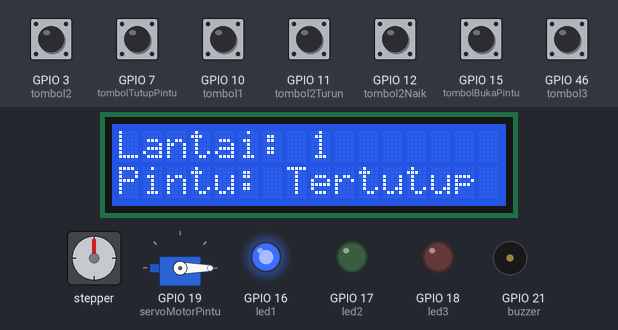
The program below on a simulated ESP32-S3. Shown: stepper motor, 16×2 character LCD, servo, output pins drawn as LEDs (lit = HIGH), buzzer (waves = sounding, pin HIGH). Wiring (from diagram.json): stepper motor driver (200 steps per turn assumed): step GPIO 5; direction GPIO 4; enable GPIO 6. The test bench sets the inputs (shaded band); at power-on: GPIO 3 (tombol2), GPIO 7 (tombolTutupPintu), GPIO 10 (tombol1), GPIO 11 (tombol2Turun), GPIO 12 (tombol2Naik), GPIO 15 (tombolBukaPintu), GPIO 46 (tombol3) HIGH. Pins used as bus, display or sensor lines are not drawn; what the program prints to the serial monitor is not drawn.

Above: at 1.2 s.
1.3 s: GPIO 3 (tombol2) pulled LOW for 0.15 s
At 4.3 s:
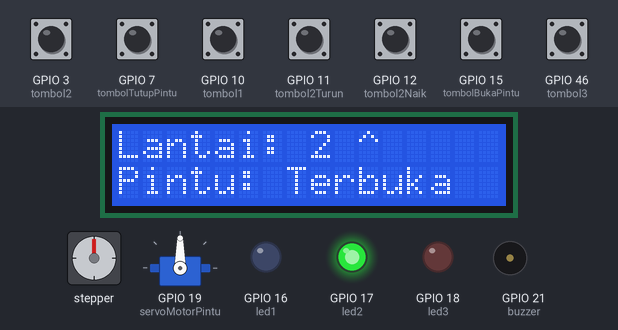
4.4 s: GPIO 10 (tombol1) pulled LOW for 0.15 s
At 7.3 s:
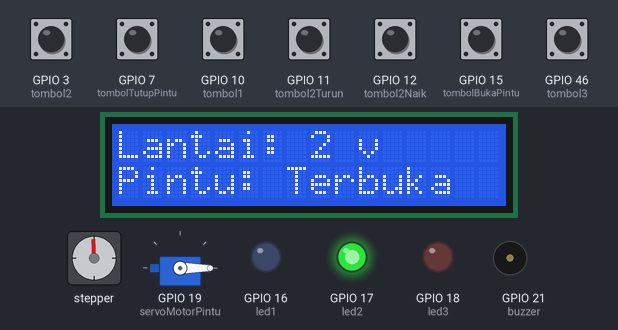
7.5 s: GPIO 12 (tombol2Naik) pulled LOW for 0.15 s
8.2 s: GPIO 15 (tombolBukaPintu) pulled LOW for 0.15 s
At 9.7 s:
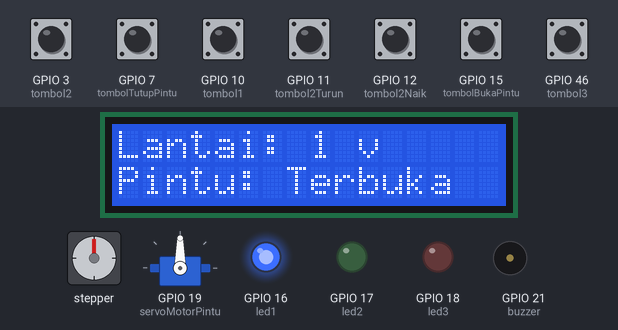
11.3 s: GPIO 11 (tombol2Turun) pulled LOW for 0.15 s
12.0 s: GPIO 46 (tombol3) pulled LOW for 0.15 s
At 18.09 s:
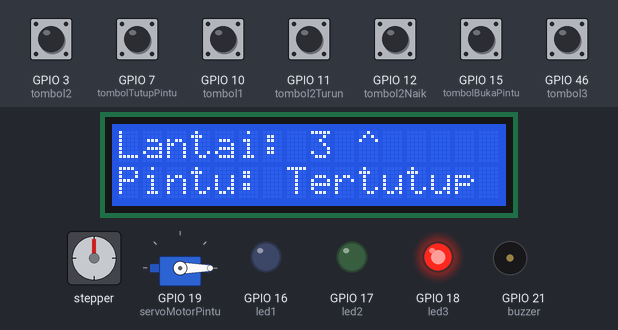
Timing chart, 0 to 18.9 s (numbered marks = the images above; inputs shaded):
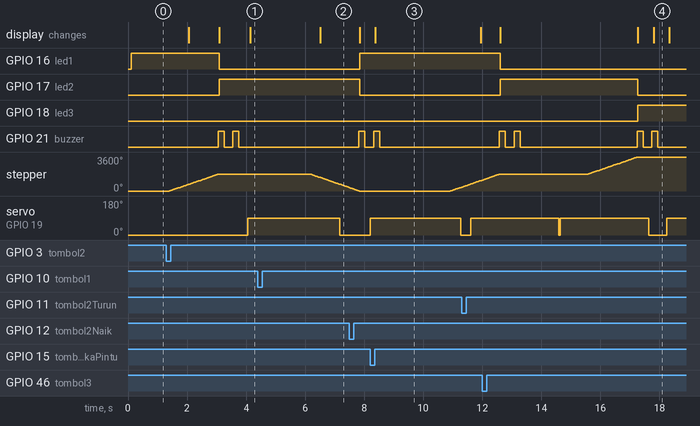

The program:

main.cpp
```cpp
#include <Wire.h>
#include <LiquidCrystal_I2C.h>
#include <ESP32Servo.h>

LiquidCrystal_I2C lcd(0x27, 16, 2);
Servo servoMotorPintu;

// Pin untuk motor stepper
const int pinStep = 5;
const int pinArah = 4;
const int pinEnable = 6;

// Tombol lantai
const int tombol1 = 10;
const int tombol2 = 3;
const int tombol3 = 46;

// Buzzer
const int buzzer = 21;

// Tombol lantai 2 (naik dan turun)
const int tombol2Naik = 12;    // Tombol naik di lantai 2
const int tombol2Turun = 11;   // Tombol turun di lantai 2

// Tombol manual buka/tutup pintu
const int tombolBukaPintu = 15;
const int tombolTutupPintu = 7;

// LED indikator lantai
const int led1 = 16;
const int led2 = 17;
const int led3 = 18;

int lantaiSekarang = 1;
bool pintuTerbuka = false;

// Arah pergerakan lift
enum Arah {
  DIAM,
  BERGERAK_NAIK,
  BERGERAK_TURUN
};

Arah arahSekarang = DIAM;

// Struktur permintaan lantai dengan arah
struct PermintaanLantai {
  int lantai;
  Arah arah;           // Arah yang diinginkan dari lantai tersebut
  bool dariDalam;      // True jika permintaan dari dalam lift
};

// Komponen RTOS
QueueHandle_t antrianLantai;         // Queue untuk permintaan lantai
SemaphoreHandle_t semaphoreLCD;      // Semaphore untuk akses LCD
SemaphoreHandle_t semaphorePintu;    // Binary semaphore untuk kontrol pintu
SemaphoreHandle_t mutexMotor;        // Mutex untuk akses motor stepper

// Array untuk tracking permintaan per lantai
bool permintaanNaik[4] = {false, false, false, false};     // Index 1-3 untuk lantai 1-3
bool permintaanTurun[4] = {false, false, false, false};    // Index 1-3 untuk lantai 1-3
bool permintaanDalam[4] = {false, false, false, false};    // Permintaan dari dalam lift

// Deklarasi Fungsi (Function Prototypes)
void taskPengelolaPermintaan(void *parameter);
void taskKontrolLift(void *parameter);
void taskKontrolPintu(void *parameter);
void taskUpdateLCD(void *parameter);
void taskUpdateLED(void *parameter);
bool adaPermintaan();
void tentukanArahAwal();
void bergerakNaikDanLayani();
void bergerakTurunDanLayani();
bool harusBerhenti(int lantai, Arah arah);
void layaniLantai(int lantai, Arah arah);
bool adaPermintaanNaik();
bool adaPermintaanTurun();
bool adaPermintaanDiAtas();
bool adaPermintaanDiBawah();
void pindahKeLantai(int lantaiTujuan);
void updateLED();
void updateLCD();
void bukaPintu();
void tutupPintu();
void bunyikanBuzzer();

// ISR untuk tombol lantai (dari dalam lift)
void IRAM_ATTR isrTombol1() {
  PermintaanLantai req = {1, DIAM, true};
  xQueueSendFromISR(antrianLantai, &req, NULL);
}

void IRAM_ATTR isrTombol2() {
  PermintaanLantai req = {2, DIAM, true};
  xQueueSendFromISR(antrianLantai, &req, NULL);
}

void IRAM_ATTR isrTombol3() {
  PermintaanLantai req = {3, DIAM, true};
  xQueueSendFromISR(antrianLantai, &req, NULL);
}

// ISR untuk tombol lantai 2 dengan arah
void IRAM_ATTR isrTombol2Naik() {
  PermintaanLantai req = {2, BERGERAK_NAIK, false};
  xQueueSendFromISR(antrianLantai, &req, NULL);
}

void IRAM_ATTR isrTombol2Turun() {
  PermintaanLantai req = {2, BERGERAK_TURUN, false};
  xQueueSendFromISR(antrianLantai, &req, NULL);
}

void IRAM_ATTR isrBukaPintu() {
  xSemaphoreGiveFromISR(semaphorePintu, NULL);
}

void IRAM_ATTR isrTutupPintu() {
  PermintaanLantai req = {-1, DIAM, false};
  xQueueSendFromISR(antrianLantai, &req, NULL);
}

void setup() {
  Serial.begin(115200);

  pinMode(pinStep, OUTPUT);
  pinMode(pinArah, OUTPUT);
  pinMode(pinEnable, OUTPUT);

  pinMode(tombol1, INPUT_PULLUP);
  pinMode(tombol2, INPUT_PULLUP);
  pinMode(tombol3, INPUT_PULLUP);
  pinMode(tombol2Naik, INPUT_PULLUP);
  pinMode(tombol2Turun, INPUT_PULLUP);
  pinMode(tombolBukaPintu, INPUT_PULLUP);
  pinMode(tombolTutupPintu, INPUT_PULLUP);

  pinMode(led1, OUTPUT);
  pinMode(led2, OUTPUT);
  pinMode(led3, OUTPUT);
  pinMode(buzzer, OUTPUT);

  lcd.init();
  lcd.backlight();

  servoMotorPintu.attach(19);

  digitalWrite(pinEnable, LOW);

  // Inisialisasi komponen RTOS
  antrianLantai = xQueueCreate(20, sizeof(PermintaanLantai));
  semaphoreLCD = xSemaphoreCreateBinary();
  semaphorePintu = xSemaphoreCreateBinary();
  mutexMotor = xSemaphoreCreateMutex();

  xSemaphoreGive(semaphoreLCD);

  // Pasang interrupt
  attachInterrupt(digitalPinToInterrupt(tombol1), isrTombol1, FALLING);
  attachInterrupt(digitalPinToInterrupt(tombol2), isrTombol2, FALLING);
  attachInterrupt(digitalPinToInterrupt(tombol3), isrTombol3, FALLING);
  attachInterrupt(digitalPinToInterrupt(tombol2Naik), isrTombol2Naik, FALLING);
  attachInterrupt(digitalPinToInterrupt(tombol2Turun), isrTombol2Turun, FALLING);
  attachInterrupt(digitalPinToInterrupt(tombolBukaPintu), isrBukaPintu, FALLING);
  attachInterrupt(digitalPinToInterrupt(tombolTutupPintu), isrTutupPintu, FALLING);

  // Buat tasks
  xTaskCreatePinnedToCore(taskKontrolLift, "KontrolLift", 4096, NULL, 3, NULL, 1);
  xTaskCreatePinnedToCore(taskPengelolaPermintaan, "PengelolaPermintaan", 2048, NULL, 2, NULL, 1);
  xTaskCreatePinnedToCore(taskKontrolPintu, "KontrolPintu", 2048, NULL, 2, NULL, 1);
  xTaskCreatePinnedToCore(taskUpdateLCD, "UpdateLCD", 2048, NULL, 1, NULL, 0);
  xTaskCreatePinnedToCore(taskUpdateLED, "UpdateLED", 1024, NULL, 1, NULL, 0);

  tutupPintu();
  updateLCD();
}

void loop() {
  vTaskDelay(pdMS_TO_TICKS(1000));
}

// Task untuk mengelola permintaan yang masuk
void taskPengelolaPermintaan(void *parameter) {
  PermintaanLantai req;

  while (1) {
    if (xQueueReceive(antrianLantai, &req, portMAX_DELAY)) {
      if (req.lantai < 0) {
        continue; // Abaikan sinyal tutup pintu
      }

      // Catat permintaan
      if (req.dariDalam) {
        permintaanDalam[req.lantai] = true;
        Serial.printf("Permintaan dari dalam: Lantai %d\n", req.lantai);
      } else {
        if (req.arah == BERGERAK_NAIK) {
          permintaanNaik[req.lantai] = true;
          Serial.printf("Permintaan NAIK dari luar: Lantai %d\n", req.lantai);
        } else if (req.arah == BERGERAK_TURUN) {
          permintaanTurun[req.lantai] = true;
          Serial.printf("Permintaan TURUN dari luar: Lantai %d\n", req.lantai);
        }
      }
    }
  }
}

// Task untuk kontrol lift dengan algoritma SCAN
void taskKontrolLift(void *parameter) {
  while (1) {
    // Cek apakah ada permintaan yang perlu dilayani
    if (adaPermintaan()) {
      if (arahSekarang == DIAM) {
        // Tentukan arah awal
        tentukanArahAwal();
      }

      // Gerakkan lift sesuai algoritma SCAN
      if (arahSekarang == BERGERAK_NAIK) {
        bergerakNaikDanLayani();
      } else if (arahSekarang == BERGERAK_TURUN) {
        bergerakTurunDanLayani();
      }
    } else {
      arahSekarang = DIAM;
    }

    vTaskDelay(pdMS_TO_TICKS(100));
  }
}

// Task untuk kontrol pintu
void taskKontrolPintu(void *parameter) {
  while (1) {
    if (xSemaphoreTake(semaphorePintu, pdMS_TO_TICKS(100)) == pdTRUE) {
      bukaPintu();
      vTaskDelay(pdMS_TO_TICKS(3000));
      tutupPintu();
    }
    vTaskDelay(pdMS_TO_TICKS(50));
  }
}

// Task untuk update LCD
void taskUpdateLCD(void *parameter) {
  while (1) {
    updateLCD();
    vTaskDelay(pdMS_TO_TICKS(500));
  }
}

// Task untuk update LED
void taskUpdateLED(void *parameter) {
  while (1) {
    updateLED();
    vTaskDelay(pdMS_TO_TICKS(200));
  }
}

// Cek apakah ada permintaan
bool adaPermintaan() {
  for (int i = 1; i <= 3; i++) {
    if (permintaanNaik[i] || permintaanTurun[i] || permintaanDalam[i]) {
      return true;
    }
  }
  return false;
}

// Tentukan arah awal berdasarkan permintaan terdekat
void tentukanArahAwal() {
  // Cari permintaan terdekat
  for (int i = 1; i <= 3; i++) {
    if (i > lantaiSekarang && (permintaanNaik[i] || permintaanTurun[i] || permintaanDalam[i])) {
      arahSekarang = BERGERAK_NAIK;
      Serial.println("Arah: NAIK");
      return;
    }
  }

  for (int i = 3; i >= 1; i--) {
    if (i < lantaiSekarang && (permintaanNaik[i] || permintaanTurun[i] || permintaanDalam[i])) {
      arahSekarang = BERGERAK_TURUN;
      Serial.println("Arah: TURUN");
      return;
    }
  }
}

// Gerak naik dan layani permintaan yang searah
void bergerakNaikDanLayani() {
  for (int lantai = lantaiSekarang; lantai <= 3; lantai++) {
    if (harusBerhenti(lantai, BERGERAK_NAIK)) {
      pindahKeLantai(lantai);
      layaniLantai(lantai, BERGERAK_NAIK);
    }
  }

  // Setelah sampai puncak, balik arah jika ada permintaan turun
  if (adaPermintaanTurun() || adaPermintaanDiBawah()) {
    arahSekarang = BERGERAK_TURUN;
    Serial.println("Arah berubah: TURUN");
  } else {
    arahSekarang = DIAM;
  }
}

// Gerak turun dan layani permintaan yang searah
void bergerakTurunDanLayani() {
  for (int lantai = lantaiSekarang; lantai >= 1; lantai--) {
    if (harusBerhenti(lantai, BERGERAK_TURUN)) {
      pindahKeLantai(lantai);
      layaniLantai(lantai, BERGERAK_TURUN);
    }
  }

  // Setelah sampai dasar, balik arah jika ada permintaan naik
  if (adaPermintaanNaik() || adaPermintaanDiAtas()) {
    arahSekarang = BERGERAK_NAIK;
    Serial.println("Arah berubah: NAIK");
  } else {
    arahSekarang = DIAM;
  }
}

// Cek apakah harus berhenti di lantai ini
bool harusBerhenti(int lantai, Arah arah) {
  // Selalu berhenti jika ada permintaan dari dalam lift
  if (permintaanDalam[lantai]) {
    return true;
  }

  // Berhenti jika permintaan dari luar searah dengan pergerakan
  if (arah == BERGERAK_NAIK && permintaanNaik[lantai]) {
    return true;
  }

  if (arah == BERGERAK_TURUN && permintaanTurun[lantai]) {
    return true;
  }

  return false;
}

// Layani lantai (buka pintu dan hapus permintaan)
void layaniLantai(int lantai, Arah arah) {
  Serial.printf("Melayani lantai %d\n", lantai);

  // Bunyikan buzzer saat sampai di lantai
  bunyikanBuzzer();

  //bukaPintu();
  //vTaskDelay(pdMS_TO_TICKS(3000));
  //tutupPintu();

  // Jadi:
  xSemaphoreGive(semaphorePintu);        // minta buka pintu
  // Tunggu sedikit sampai pintu dibuka oleh TaskKontrolPintu (opsional)
  vTaskDelay(pdMS_TO_TICKS(2000));      // tunggu waktu buka + waktu tunggu (sertakan margin)

  // Hapus permintaan yang dilayani
  permintaanDalam[lantai] = false;

  if (arah == BERGERAK_NAIK) {
    permintaanNaik[lantai] = false;
  } else if (arah == BERGERAK_TURUN) {
    permintaanTurun[lantai] = false;
  }
}

// Fungsi bantu untuk cek permintaan
bool adaPermintaanNaik() {
  for (int i = 1; i <= 3; i++) {
    if (permintaanNaik[i]) return true;
  }
  return false;
}

bool adaPermintaanTurun() {
  for (int i = 1; i <= 3; i++) {
    if (permintaanTurun[i]) return true;
  }
  return false;
}

bool adaPermintaanDiAtas() {
  for (int i = lantaiSekarang + 1; i <= 3; i++) {
    if (permintaanNaik[i] || permintaanTurun[i] || permintaanDalam[i]) return true;
  }
  return false;
}

bool adaPermintaanDiBawah() {
  for (int i = 1; i < lantaiSekarang; i++) {
    if (permintaanNaik[i] || permintaanTurun[i] || permintaanDalam[i]) return true;
  }
  return false;
}

// Fungsi pindah lift ke tujuan (dengan proteksi mutex)
/*void pindahKeLantai(int lantaiTujuan) {
  if (lantaiTujuan == lantaiSekarang) return;

  if (xSemaphoreTake(mutexMotor, portMAX_DELAY) == pdTRUE) {
    Serial.printf("Bergerak dari lantai %d ke %d\n", lantaiSekarang, lantaiTujuan);

    int jumlahStep = abs(lantaiTujuan - lantaiSekarang) * 1000;
    digitalWrite(pinArah, lantaiTujuan > lantaiSekarang ? HIGH : LOW);

    for (int i = 0; i < jumlahStep; i++) {
      digitalWrite(pinStep, HIGH);
      delayMicroseconds(800);
      digitalWrite(pinStep, LOW);
      delayMicroseconds(800);
    }

    lantaiSekarang = lantaiTujuan;
    xSemaphoreGive(mutexMotor);
  }
} */

void pindahKeLantai(int lantaiTujuan) {
  if (lantaiTujuan == lantaiSekarang) return;

  if (xSemaphoreTake(mutexMotor, portMAX_DELAY) == pdTRUE) {
    Serial.printf("Bergerak dari lantai %d ke %d\n", lantaiSekarang, lantaiTujuan);

    int jumlahStep = abs(lantaiTujuan - lantaiSekarang) * 1000;
    digitalWrite(pinArah, lantaiTujuan > lantaiSekarang ? HIGH : LOW);

    for (int i = 0; i < jumlahStep; i++) {
      digitalWrite(pinStep, HIGH);
      delayMicroseconds(800);
      digitalWrite(pinStep, LOW);
      delayMicroseconds(800);

      // beri kesempatan ke task lain (sesuaikan interval)
      if ((i % 200) == 0) {
        // vTaskDelay(1); // lebih aman tapi memperlambat
        taskYIELD();     // cepat, hanya menyerahkan CPU
      }
    }

    lantaiSekarang = lantaiTujuan;
    xSemaphoreGive(mutexMotor);
  }
}


// Fungsi update LED lantai
void updateLED() {
  digitalWrite(led1, lantaiSekarang == 1 ? HIGH : LOW);
  digitalWrite(led2, lantaiSekarang == 2 ? HIGH : LOW);
  digitalWrite(led3, lantaiSekarang == 3 ? HIGH : LOW);
}

void updateLCD() {
  if (xSemaphoreTake(semaphoreLCD, pdMS_TO_TICKS(100)) == pdTRUE) {
    lcd.clear();
    lcd.setCursor(0, 0);
    lcd.print("Lantai: ");
    lcd.print(lantaiSekarang);

    // Tampilkan arah
    lcd.print(" ");
    if (arahSekarang == BERGERAK_NAIK) {
      lcd.print("^");
    } else if (arahSekarang == BERGERAK_TURUN) {
      lcd.print("v");
    }

    lcd.setCursor(0, 1);
    lcd.print(pintuTerbuka ? "Pintu: Terbuka" : "Pintu: Tertutup");

    xSemaphoreGive(semaphoreLCD);
  }
}

// Fungsi membuka pintu lift
void bukaPintu() {
  servoMotorPintu.write(90);
  pintuTerbuka = true;
  Serial.println("Pintu terbuka");
}

// Fungsi menutup pintu
void tutupPintu() {
  servoMotorPintu.write(0);
  pintuTerbuka = false;
  Serial.println("Pintu tertutup");
}

// Fungsi buzzer saat sampai di lantai
void bunyikanBuzzer() {
  // Bunyi "beep beep" saat sampai lantai
  for (int i = 0; i < 2; i++) {
    digitalWrite(buzzer, HIGH);
    vTaskDelay(pdMS_TO_TICKS(200));
    digitalWrite(buzzer, LOW);
    vTaskDelay(pdMS_TO_TICKS(300));
  }
}
```

Measured:
- after the input at 1.3 s, GPIO 16 (led1): HIGH → LOW after 1.8 s; GPIO 17 (led2): LOW → HIGH after 1.8 s
- after the input at 4.4 s, stepper: keeps turning counter-clockwise at about 1074°/s, starting after 1.8 s; the display: changes after 2.1 s (image 2)
- after the input at 8.2 s, servo on GPIO 19 (servoMotorPintu): 0° → 90° after 0.00 s instead of 0.62 s
- after the input at 12.0 s, GPIO 18 (led3): LOW → HIGH after 5.3 s
- what the display in image 4 shows lasts 0.5 s, from 17.8 s to 18.3 s
